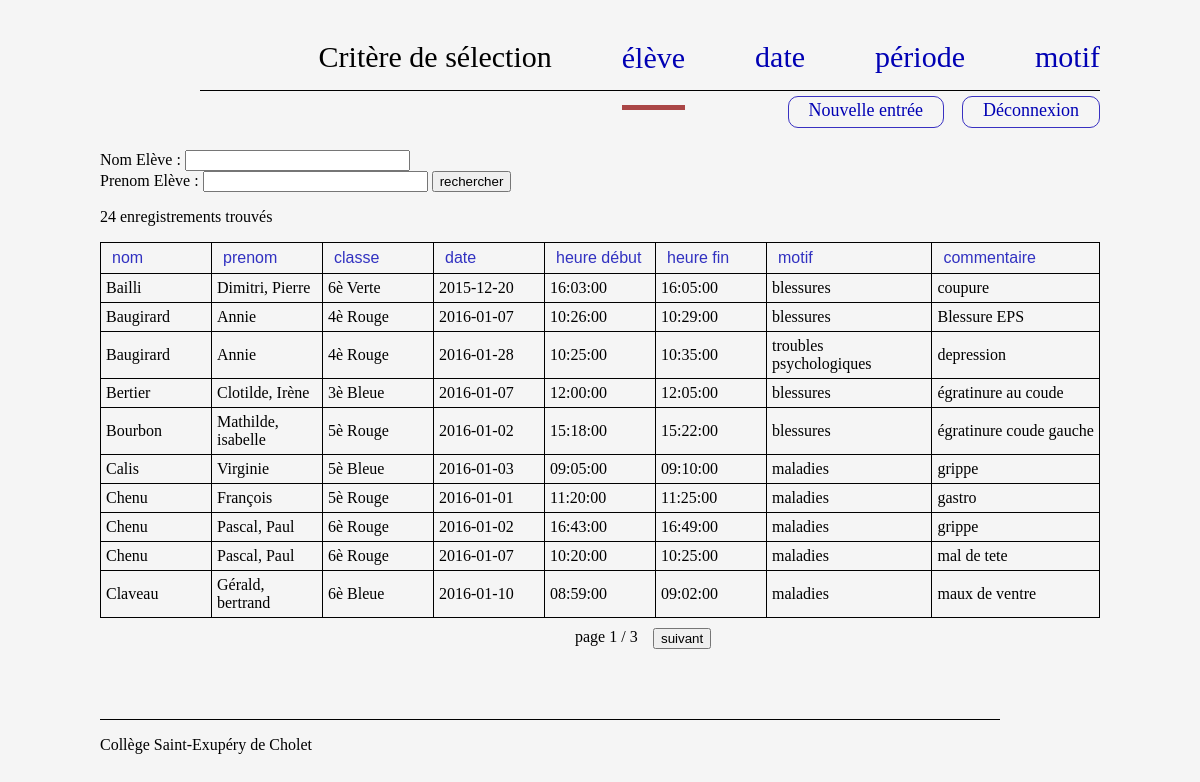
The page /eleve/ (signed in) on the database its author committed.
### tables this page shows
CREATE TABLE IF NOT EXISTS `passage` (
  `id` int(4) NOT NULL AUTO_INCREMENT,
  `date` date NOT NULL,
  `heureDebut` time NOT NULL,
  `heureFin` time NOT NULL,
  `commentaire` varchar(255) NOT NULL,
  `idEleve` int(2) NOT NULL,
  `idMotif` int(3) NOT NULL,
  PRIMARY KEY (`id`),
  KEY `idEleve` (`idEleve`),
  KEY `idMotif` (`idMotif`)
);

CREATE TABLE IF NOT EXISTS `eleve` (
  `id` int(3) NOT NULL AUTO_INCREMENT,
  `nom` varchar(25) NOT NULL,
  `prenom` varchar(25) NOT NULL,
  `prenom2` varchar(25) NOT NULL,
  `id_classe` int(2) NOT NULL,
  PRIMARY KEY (`id`),
  KEY `id_classe` (`id_classe`)
);

CREATE TABLE IF NOT EXISTS `classe` (
  `id` int(2) NOT NULL AUTO_INCREMENT,
  `libelleClasse` char(20) NOT NULL,
  PRIMARY KEY (`id`)
);

CREATE TABLE IF NOT EXISTS `motif` (
  `id` int(3) NOT NULL AUTO_INCREMENT,
  `typeMotif` varchar(100) NOT NULL,
  PRIMARY KEY (`id`)
);

### eleve/index.php (the view, shortened to what this page needs)
<?php
$nomPage="eleve";
?>
<!DOCTYPE html PUBLIC "-//W3C//DTD HTML 4.01//EN">
<html>
<head>
		<?php include '../header.php';  ?>
</head>
<body>
<?php include "../nav.php";
?>
		<div class="page">
			<form method="post" action="http://localhost/infirmerie/eleve/">
				<label for="nomEleve">Nom Elève : </label> <input type="text" name="nomEleve" id="nomEleve" size="25" maxlength="25" autofocus /> <br />
				<label for="prenomEleve">Prenom Elève : </label> <input type="text" name="prenomEleve" id="prenomEleve" size="25" maxlength="25"/>
				<input type="submit" value="rechercher"/>
			</form>
			<?php
				try
				{
					$bdd = new PDO('mysql:host=localhost;dbname=infirmerie15;charset=utf8', 'root', '');
				}
				catch(Exception $e)
				{
					die('Erreur : '.$e->getMessage());
				}
				$nombreEnregistrement=0;
				$req = $bdd->prepare(
					'SELECT COUNT(*) as "nb"
					FROM passage P, eleve E, classe C, motif M
					Where P.idEleve=E.id
					AND E.id_Classe=C.id
					AND M.id=P.idMotif
					AND nom LIKE ?
					AND prenom LIKE ?');
				$req->execute(array($_POST['nomEleve'].'%',$_POST['prenomEleve'].'%'));
				while ($donnees = $req->fetch())
				{
					$nombreEnregistrement=$donnees['nb'];
				}
				?>
					<p><?php echo $nombreEnregistrement; ?> enregistrement<?php if($nombreEnregistrement>1) echo 's'; ?> trouvé<?php if($nombreEnregistrement>1) echo 's'; ?></p>
				<?php
				if($nombreEnregistrement>=1)
				{
					$nombrePage=ceil($nombreEnregistrement/10);
					?>
						<table class="tableauEleve">
							<tr class="titre">
								<td><form action="http://localhost/infirmerie/eleve/" method="post"> <input type="submit" value="nom" /></form></td>
								<td><form action="http://localhost/infirmerie/eleve/" method="post"> <input type="submit" value="prenom" /></form></td>
								<td><form action="http://localhost/infirmerie/eleve/" method="post"> <input type="submit" value="classe" /></form></td>
								<td><form action="http://localhost/infirmerie/eleve/" method="post"> <input type="submit" value="date" /></form></td>
								<td><form action="http://localhost/infirmerie/eleve/" method="post"> <input type="submit" value="heure début" /></form></td>
								<td><form action="http://localhost/infirmerie/eleve/" method="post"> <input type="submit" value="heure fin" /></form></td>
								<td style="width: 200px;"><form action="http://localhost/infirmerie/eleve/" method="post"> <input type="submit" value="motif" /></form></td>
								<td style="width: 200px;"><form action="http://localhost/infirmerie/eleve/" method="post"> <input type="submit" value="commentaire" /></form></td>
							</tr>
					<?php
					$req = $bdd->prepare('SELECT nom, prenom, prenom2, libelleClasse, date, heureDebut, heureFin, typeMotif, commentaire
						FROM passage P, eleve E, classe C, motif M
						Where P.idEleve=E.id
						AND E.id_Classe=C.id
						AND M.id=P.idMotif
						AND nom LIKE ?
						AND prenom LIKE ?
						ORDER BY `' . str_replace('`', '``', $_POST['trier']) . '`' . str_replace('`', '``', $_POST['sens']) . ', nom, prenom, date, heureDebut
						LIMIT ' . str_replace('`', '``', $_POST['premierEnregristrement']) . ', 10
						');
					$req->execute(array($_POST['nomEleve'].'%',$_POST['prenomEleve'].'%'));
				    while ($donnees = $req->fetch())
				    {
				        ?>
						<tr class="enregistrement"><td><?php echo $donnees['nom'];?></td>
							<td><?php echo $donnees['prenom']; if(!empty($donnees['prenom2'])) { echo ', ' . $donnees['prenom2'];}?></td>
							<td><?php echo $donnees['libelleClasse'];?></td>
							<td><?php echo $donnees['date'];?></td>
							<td><?php echo $donnees['heureDebut'];?></td>
							<td><?php echo $donnees['heureFin'];?></td>
							<td style="width: 200px;"><?php echo $donnees['typeMotif'];?></td>
							<td style="width: 200px;"><?php echo $donnees['commentaire'];?></td>
						</tr>
						<?php
				    }
					?>
						</table>
						<div class="diffPage">
							<div class="precedent">
							</div>
							<div class="Nbpage">
							<span >page <?php echo $_POST['page'] . " / " . $nombrePage; ?></span>
							</div>
							<div class="suivent">
								<?php
								if($nombrePage>$_POST['page'])
								{
									?>
										<form  action="http://localhost/infirmerie/eleve/" method="post"> <input type="submit" value="suivant" /></form>
									<?php
								}
								?>
							</div>
						</div>
					<?php
				}
				else
				{
					?>
						<p class="alerteViolet">Aucun passage à l'infirmerie n'est enregistré pour cette élève</p>
					<?php
				}
			?>
			<?php include('..\footer.php'); ?>
		</div>
	</body>
</html>

### header.php (shortened to what this page needs)
<link rel='stylesheet' href='http://localhost/infirmerie/style.css' />

### nav.php
<div class="nav">
	<div class="lien">
		<p>Critère de sélection</p>
	</div>
	<div class="<?php if($nomPage=="eleve") { echo 'pageActif'; } else { echo 'lien'; } ?>">
		<p><a href="http://localhost/infirmerie/eleve/">élève</a></p>
	</div>
	<div class="<?php if($nomPage=="date") { echo 'pageActif'; } else { echo 'lien'; } ?>">
		<p><a href="http://localhost/infirmerie/date/">date</a></p>
	</div>
	<div class="<?php if($nomPage=="periode") { echo 'pageActif'; } else { echo 'lien'; } ?>">
		<p><a href="http://localhost/infirmerie/periode/">période</a></p>
	</div>
	<div class="<?php if($nomPage=="motif") { echo 'pageActif'; } else { echo 'lien'; } ?>">
		<p><a href="http://localhost/infirmerie/motif/">motif</a></p>
	</div>
</div>
<div class="menue-gauche">
	<div class="bouton">
		<p><a href="http://localhost/infirmerie/nouvelleVisite/">Nouvelle entrée</a></p>
	</div>
	<div class="bouton">
		<p><a href="http://localhost/infirmerie/deconnexion.php">Déconnexion</a></p>
	</div>
</div>

### footer.php
<div class="footer">
	<div class="texte">
		<p>Collège Saint-Exupéry de Cholet</p>
	</div>
</div>

### style.css (style rules this page uses)
body { display: block; position: absolute; top: 0px; bottom: 0px; left: 0px; right: 0px; width: 1000px; margin: auto; background: rgba(0, 0, 0, 0.04); }
.page { display: block; position: absolute; top: 150px; width: 100%; }
.tableauEleve { margin: center; min-width: 100%; max-width: 100%; border-collapse: collapse; }
.tableauEleve td { min-width: 100px; border: solid black 1px; padding: 5px; }
.titre input, .titre input :link, .titre input :active, .titre input :visited { text-decoration: none!important; color: rgba(0, 0, 180, 0.8); border: none; background: none; font-size: 16px; width: 100%; height: 100%; text-align: left; }
.titre td { font-weight: bold; }
.precedent { display: flex; flex-wrap: wrap; width: 100px; }
.suivent { display: flex; flex-wrap: wrap; width: 70px; }
.Nbpage { display: flex; flex-wrap: wrap; width: 78px; }
.diffPage { display: block; margin: auto; width: 250px; padding: 10px; padding-bottom: 20px; display: flex; flex-wrap: wrap; }
a, a:link, a:active a:visited { text-decoration: none!important; color: rgba(0, 0, 180, 0.8); color: #0000b4; }
.nav { display: flex; flex-wrap: wrap; right: 0px; float: right; border-bottom: 1px solid black; width: 900px; height: 90px; justify-content: flex-end; }
.lien { margin-left: 70px; margin-top: 10px; }
.nav p { font-size: 30px; }
.pageActif { margin-left: 70px; border-bottom: 5px solid rgba(170, 70, 70, 1); margin-top: 10px; display: inline-block; position: relative; top: 1px; }
.menue-gauche { display: flex; flex-direction: row; align-items: flex-end; margin-top: 5px; float: right; min-width: 330px; }
.menue-gauche .bouton { border: rgba(10, 0, 180, 0.8) 1px solid; border-radius: 10px; margin-bottom: 15px; text-align: center; padding-left: 20px; padding-right: 20px; margin-left: 18px; height: 30px; }
.menue-gauche p { font-size: 18px; text-align: center; margin-top: 3px; }
.footer { display: block; border-top: 1px solid black; width: 900px; margin-top: 50px; }

### rows shown on the page
passage: idEleve.nom "Bailli", idEleve.prenom "Dimitri", idEleve.prenom2 "Pierre", classe.libelleClasse "6è Verte", date "2015-12-20", heureDebut "16:03:00", heureFin "16:05:00", idMotif.typeMotif "blessures", commentaire "coupure"
passage: idEleve.nom "Baugirard", idEleve.prenom "Annie", classe.libelleClasse "4è Rouge", date "2016-01-07", heureDebut "10:26:00", heureFin "10:29:00", idMotif.typeMotif "blessures", commentaire "Blessure EPS"
passage: idEleve.nom "Baugirard", idEleve.prenom "Annie", classe.libelleClasse "4è Rouge", date "2016-01-28", heureDebut "10:25:00", heureFin "10:35:00", idMotif.typeMotif "troubles psychologiques", commentaire "depression"
passage: idEleve.nom "Bertier", idEleve.prenom "Clotilde", idEleve.prenom2 "Irène", classe.libelleClasse "3è Bleue", date "2016-01-07", heureDebut "12:00:00", heureFin "12:05:00", idMotif.typeMotif "blessures", commentaire "égratinure au coude"
passage: idEleve.nom "Bourbon", idEleve.prenom "Mathilde", idEleve.prenom2 "isabelle", classe.libelleClasse "5è Rouge", date "2016-01-02", heureDebut "15:18:00", heureFin "15:22:00", idMotif.typeMotif "blessures", commentaire "égratinure coude gauche"
passage: idEleve.nom "Calis", idEleve.prenom "Virginie", classe.libelleClasse "5è Bleue", date "2016-01-03", heureDebut "09:05:00", heureFin "09:10:00", idMotif.typeMotif "maladies", commentaire "grippe"
passage: idEleve.nom "Chenu", idEleve.prenom "François", classe.libelleClasse "5è Rouge", date "2016-01-01", heureDebut "11:20:00", heureFin "11:25:00", idMotif.typeMotif "maladies", commentaire "gastro"
passage: idEleve.nom "Chenu", idEleve.prenom "Pascal", idEleve.prenom2 "Paul", classe.libelleClasse "6è Rouge", date "2016-01-02", heureDebut "16:43:00", heureFin "16:49:00", idMotif.typeMotif "maladies", commentaire "grippe"
passage: idEleve.nom "Chenu", idEleve.prenom "Pascal", idEleve.prenom2 "Paul", classe.libelleClasse "6è Rouge", date "2016-01-07", heureDebut "10:20:00", heureFin "10:25:00", idMotif.typeMotif "maladies", commentaire "mal de tete"
passage: idEleve.nom "Claveau", idEleve.prenom "Gérald", idEleve.prenom2 "bertrand", classe.libelleClasse "6è Bleue", date "2016-01-10", heureDebut "08:59:00", heureFin "09:02:00", idMotif.typeMotif "maladies", commentaire "maux de ventre"

### other values the page prints
$nombreEnregistrement "24"
$_POST['page'] "1"
$nombrePage "3"
